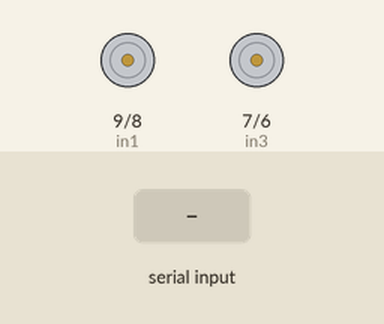
Bench run of a sketch on a simulated Arduino Uno, built with avr-gcc and run on an emulated ATmega328P. On the bench: motor-driver pin pairs drawn as motors (green arrow = first pin HIGH = forward, orange = second pin HIGH = backward, longer = more drive, scaled by the enable pin). The inputs (shaded band) are chosen by the test bench. What the sketch prints to the serial monitor is not drawn.

Above: at 1.2 s.
1.3 s: "W" received over the second serial link
At 2.2 s:
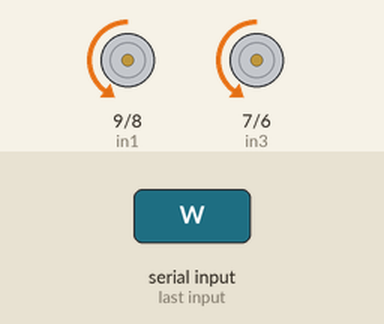
2.8 s: "S" received over the second serial link
At 3.4 s:
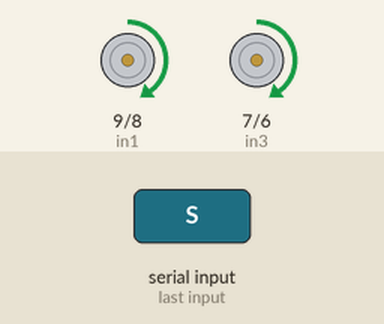
4.3 s: "D" received over the second serial link
At 5.5 s:
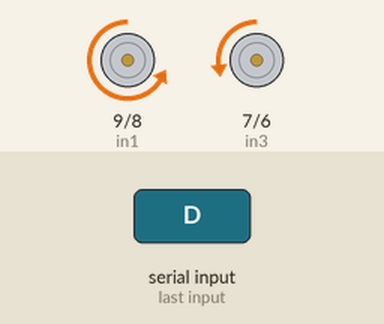
5.8 s: "A" received over the second serial link
At 6.8 s:
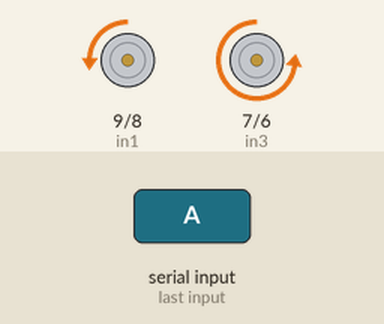
Timing chart, 0 to 8.3 s (numbered marks = the images above; inputs shaded):
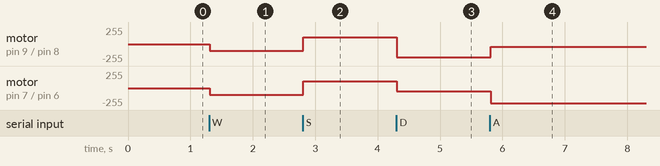

The sketch:

this_is_slave.ino
```cpp
#include <Wire.h>
#include <SoftwareSerial.h>
SoftwareSerial BTSerial(12, 13); // HC-05的TXD,RXD腳位
char a;
int enA = 10;
int in1 = 9;
int in2 = 8;
// motor two
int enB = 5;
int in3 = 7;
int in4 = 6;
void setup()
{
  Serial.begin(9600);
  BTSerial.begin(9600);
    // set all the motor control pins to outputs
  pinMode(enA, OUTPUT);
  pinMode(enB, OUTPUT);
  pinMode(in1, OUTPUT);
  pinMode(in2, OUTPUT);
  pinMode(in3, OUTPUT);
  pinMode(in4, OUTPUT);
}
void demoOne(char a)
{
  // this function will run the motors in both directions at a fixed speed
  // turn on motor A
  if(a == 'W'){
    //set A
    digitalWrite(in1, LOW);
    digitalWrite(in2, HIGH);
    analogWrite(enA, 100);
    //set B
    digitalWrite(in3, LOW);
    digitalWrite(in4, HIGH);
    analogWrite(enB, 100);
  }
  else if(a == 'S'){
    //set A
    digitalWrite(in1, HIGH);
    digitalWrite(in2, LOW);
    analogWrite(enA, 100);
    //set B
    digitalWrite(in3, HIGH);
    digitalWrite(in4, LOW);
    analogWrite(enB, 100);
    }
  else if(a == 'D'){
    //set A
    digitalWrite(in1, LOW);
    digitalWrite(in2, HIGH);
    analogWrite(enA, 200);
    //set B
    digitalWrite(in3, LOW);
    digitalWrite(in4, HIGH);
    analogWrite(enB, 50);
    }
  else if(a == 'A'){
    //set A
    digitalWrite(in1, LOW);
    digitalWrite(in2, HIGH);
    analogWrite(enA, 40);
    //set B
    digitalWrite(in3, LOW);
    digitalWrite(in4, HIGH);
    analogWrite(enB, 225);
    }
  else{
    //set A
    digitalWrite(in1, LOW);
    digitalWrite(in2, LOW);
  // set speed to 200 out of possible range 0~255
    analogWrite(enA, 0);
    //setB
    digitalWrite(in3, LOW);
    digitalWrite(in4, LOW);
  // set speed to 200 out of possible range 0~255
    analogWrite(enB, 0);
    }
  // turn on motor B
  //digitalWrite(in3, HIGH);
  //digitalWrite(in4, LOW);
  // set speed to 200 out of possible range 0~255
  //analogWrite(enB, 200);
  delay(50);
  // now change motor directions
  /*
  digitalWrite(in1, LOW);
  digitalWrite(in2, HIGH);
  digitalWrite(in3, LOW);
  digitalWrite(in4, HIGH);
  delay(2000);
  // now turn off motors
  digitalWrite(in1, LOW);
  digitalWrite(in2, LOW);
  digitalWrite(in3, LOW);
  digitalWrite(in4, LOW);*/
}
void loop()
{
  // 檢查是否有資料傳來
  while (BTSerial.available()) {
    delay(10);  //稍候一下，讓資料都到
    a = BTSerial.read();
    //BTSerial.write(a);
    Serial.print(a);
    demoOne(a);
  }
}
```

Measured:
- after the input at 1.3 s, motor on pin 9 (in1) / pin 8 (in2), motor on pin 7 (in3) / pin 6 (in4): stopped → backward 100/255 at once
- after the input at 2.8 s, motor on pin 9 (in1) / pin 8 (in2), motor on pin 7 (in3) / pin 6 (in4): backward 100/255 → forward 100/255 at once
- after the input at 4.3 s, motor on pin 9 (in1) / pin 8 (in2): forward 100/255 → backward 200/255 at once; motor on pin 7 (in3) / pin 6 (in4): forward 100/255 → backward 50/255 at once
- after the input at 5.8 s, motor on pin 9 (in1) / pin 8 (in2): backward 200/255 → backward 40/255 at once; motor on pin 7 (in3) / pin 6 (in4): backward 50/255 → backward 225/255 at once
